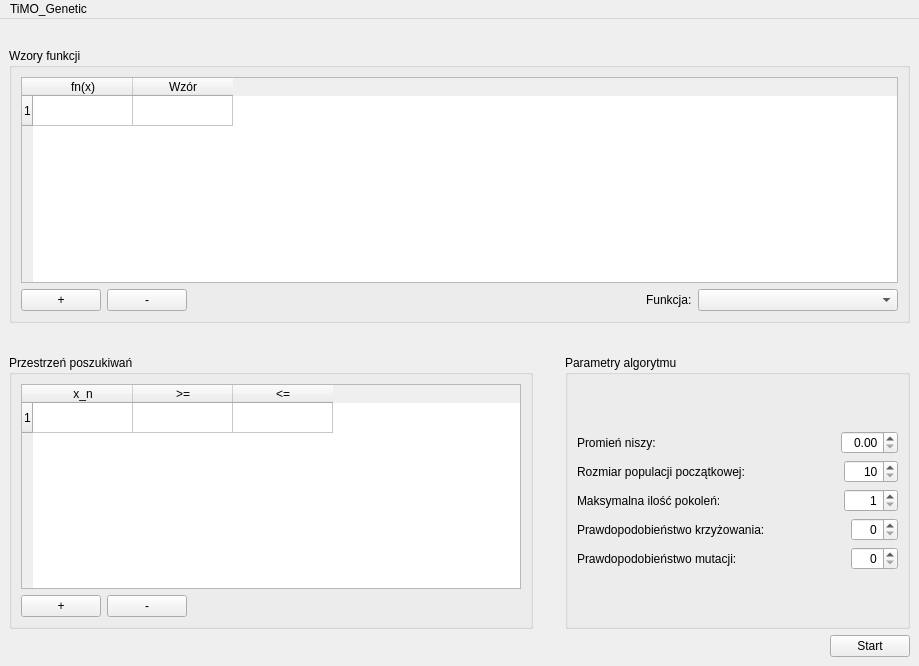
<?xml version="1.0" encoding="UTF-8"?>
<ui version="4.0">
 <class>MainWindow</class>
 <widget class="QMainWindow" name="MainWindow">
  <property name="geometry">
   <rect>
    <x>0</x>
    <y>0</y>
    <width>919</width>
    <height>666</height>
   </rect>
  </property>
  <property name="windowTitle">
   <string>TiMO NSGA</string>
  </property>
  <property name="windowIcon">
   <iconset>
    <normaloff>../png/dna.png</normaloff>../png/dna.png</iconset>
  </property>
  <widget class="QWidget" name="centralwidget">
   <layout class="QGridLayout" name="gridLayout_4">
    <item row="0" column="0">
     <spacer name="verticalSpacer_3">
      <property name="orientation">
       <enum>Qt::Vertical</enum>
      </property>
      <property name="sizeType">
       <enum>QSizePolicy::Fixed</enum>
      </property>
      <property name="sizeHint" stdset="0">
       <size>
        <width>20</width>
        <height>20</height>
       </size>
      </property>
     </spacer>
    </item>
    <item row="1" column="0" colspan="3">
     <widget class="QGroupBox" name="groupBox_2">
      <property name="title">
       <string>Wzory funkcji</string>
      </property>
      <layout class="QGridLayout" name="gridLayout_2">
       <item row="0" column="0">
        <layout class="QVBoxLayout" name="verticalLayout_2">
         <item>
          <widget class="QTableWidget" name="Functions_tableWidget">
           <property name="sizePolicy">
            <sizepolicy hsizetype="Expanding" vsizetype="Expanding">
             <horstretch>0</horstretch>
             <verstretch>0</verstretch>
            </sizepolicy>
           </property>
           <property name="minimumSize">
            <size>
             <width>500</width>
             <height>190</height>
            </size>
           </property>
           <property name="horizontalScrollBarPolicy">
            <enum>Qt::ScrollBarAsNeeded</enum>
           </property>
           <property name="sizeAdjustPolicy">
            <enum>QAbstractScrollArea::AdjustIgnored</enum>
           </property>
           <property name="rowCount">
            <number>1</number>
           </property>
           <attribute name="horizontalHeaderVisible">
            <bool>true</bool>
           </attribute>
           <attribute name="horizontalHeaderCascadingSectionResizes">
            <bool>false</bool>
           </attribute>
           <attribute name="horizontalHeaderHighlightSections">
            <bool>true</bool>
           </attribute>
           <attribute name="horizontalHeaderStretchLastSection">
            <bool>false</bool>
           </attribute>
           <attribute name="verticalHeaderVisible">
            <bool>true</bool>
           </attribute>
           <attribute name="verticalHeaderCascadingSectionResizes">
            <bool>false</bool>
           </attribute>
           <attribute name="verticalHeaderHighlightSections">
            <bool>true</bool>
           </attribute>
           <row/>
           <column>
            <property name="text">
             <string>fn(x)</string>
            </property>
           </column>
           <column>
            <property name="text">
             <string>Wzór</string>
            </property>
           </column>
           <item row="0" column="0">
            <property name="text">
             <string/>
            </property>
            <property name="flags">
             <set>ItemIsSelectable|ItemIsEditable|ItemIsDragEnabled|ItemIsDropEnabled|ItemIsUserCheckable|ItemIsEnabled|ItemIsTristate</set>
            </property>
           </item>
          </widget>
         </item>
         <item>
          <layout class="QHBoxLayout" name="horizontalLayout_7">
           <item>
            <widget class="QPushButton" name="Add_Function_pushButton">
             <property name="text">
              <string>+</string>
             </property>
            </widget>
           </item>
           <item>
            <widget class="QPushButton" name="Delete_Function_pushButton">
             <property name="text">
              <string>-</string>
             </property>
            </widget>
           </item>
           <item>
            <spacer name="horizontalSpacer_7">
             <property name="orientation">
              <enum>Qt::Horizontal</enum>
             </property>
             <property name="sizeHint" stdset="0">
              <size>
               <width>40</width>
               <height>20</height>
              </size>
             </property>
            </spacer>
           </item>
           <item>
            <layout class="QHBoxLayout" name="horizontalLayout_5">
             <item>
              <widget class="QLabel" name="Test_Function_label">
               <property name="maximumSize">
                <size>
                 <width>125</width>
                 <height>16777215</height>
                </size>
               </property>
               <property name="text">
                <string>Funkcja:</string>
               </property>
              </widget>
             </item>
             <item>
              <widget class="QComboBox" name="Test_Function_comboBox">
               <property name="minimumSize">
                <size>
                 <width>200</width>
                 <height>0</height>
                </size>
               </property>
               <property name="layoutDirection">
                <enum>Qt::LeftToRight</enum>
               </property>
               <property name="sizeAdjustPolicy">
                <enum>QComboBox::AdjustToContents</enum>
               </property>
              </widget>
             </item>
            </layout>
           </item>
          </layout>
         </item>
        </layout>
       </item>
      </layout>
     </widget>
    </item>
    <item row="2" column="0">
     <spacer name="verticalSpacer">
      <property name="orientation">
       <enum>Qt::Vertical</enum>
      </property>
      <property name="sizeType">
       <enum>QSizePolicy::Fixed</enum>
      </property>
      <property name="sizeHint" stdset="0">
       <size>
        <width>20</width>
        <height>20</height>
       </size>
      </property>
     </spacer>
    </item>
    <item row="3" column="0">
     <widget class="QGroupBox" name="groupBox_3">
      <property name="title">
       <string>Przestrzeń poszukiwań</string>
      </property>
      <layout class="QGridLayout" name="gridLayout_3">
       <item row="0" column="0">
        <layout class="QVBoxLayout" name="verticalLayout_3">
         <item>
          <widget class="QTableWidget" name="Variables_tableWidget">
           <property name="minimumSize">
            <size>
             <width>500</width>
             <height>190</height>
            </size>
           </property>
           <attribute name="horizontalHeaderStretchLastSection">
            <bool>false</bool>
           </attribute>
           <row>
            <property name="text">
             <string>1</string>
            </property>
           </row>
           <column>
            <property name="text">
             <string>x_n</string>
            </property>
           </column>
           <column>
            <property name="text">
             <string>&gt;=</string>
            </property>
           </column>
           <column>
            <property name="text">
             <string>&lt;=</string>
            </property>
           </column>
          </widget>
         </item>
         <item>
          <layout class="QHBoxLayout" name="horizontalLayout_8">
           <item>
            <widget class="QPushButton" name="Add_Variable_pushButton">
             <property name="text">
              <string>+</string>
             </property>
            </widget>
           </item>
           <item>
            <widget class="QPushButton" name="Delete_Variable_pushButton">
             <property name="text">
              <string>-</string>
             </property>
            </widget>
           </item>
           <item>
            <spacer name="horizontalSpacer_8">
             <property name="orientation">
              <enum>Qt::Horizontal</enum>
             </property>
             <property name="sizeHint" stdset="0">
              <size>
               <width>40</width>
               <height>20</height>
              </size>
             </property>
            </spacer>
           </item>
          </layout>
         </item>
        </layout>
       </item>
      </layout>
     </widget>
    </item>
    <item row="4" column="0" colspan="3">
     <layout class="QHBoxLayout" name="horizontalLayout_9">
      <item>
       <spacer name="horizontalSpacer_2">
        <property name="orientation">
         <enum>Qt::Horizontal</enum>
        </property>
        <property name="sizeHint" stdset="0">
         <size>
          <width>40</width>
          <height>20</height>
         </size>
        </property>
       </spacer>
      </item>
      <item>
       <widget class="QPushButton" name="Algorithm_Start_pushButton">
        <property name="maximumSize">
         <size>
          <width>100</width>
          <height>16777215</height>
         </size>
        </property>
        <property name="text">
         <string>Start</string>
        </property>
       </widget>
      </item>
     </layout>
    </item>
    <item row="2" column="1" rowspan="2">
     <spacer name="horizontalSpacer_10">
      <property name="orientation">
       <enum>Qt::Horizontal</enum>
      </property>
      <property name="sizeType">
       <enum>QSizePolicy::Fixed</enum>
      </property>
      <property name="sizeHint" stdset="0">
       <size>
        <width>20</width>
        <height>226</height>
       </size>
      </property>
     </spacer>
    </item>
    <item row="3" column="2">
     <widget class="QGroupBox" name="groupBox">
      <property name="maximumSize">
       <size>
        <width>400</width>
        <height>16777215</height>
       </size>
      </property>
      <property name="title">
       <string>Parametry algorytmu</string>
      </property>
      <layout class="QGridLayout" name="gridLayout">
       <item row="0" column="0">
        <layout class="QVBoxLayout" name="verticalLayout">
         <item>
          <layout class="QHBoxLayout" name="horizontalLayout_10">
           <item>
            <widget class="QLabel" name="label">
             <property name="text">
              <string>Promień niszy:</string>
             </property>
            </widget>
           </item>
           <item>
            <spacer name="horizontalSpacer_9">
             <property name="orientation">
              <enum>Qt::Horizontal</enum>
             </property>
             <property name="sizeHint" stdset="0">
              <size>
               <width>40</width>
               <height>20</height>
              </size>
             </property>
            </spacer>
           </item>
           <item>
            <widget class="QDoubleSpinBox" name="Radius_doubleSpinBox">
             <property name="alignment">
              <set>Qt::AlignRight|Qt::AlignTrailing|Qt::AlignVCenter</set>
             </property>
            </widget>
           </item>
          </layout>
         </item>
         <item>
          <layout class="QHBoxLayout" name="horizontalLayout_2">
           <item>
            <widget class="QLabel" name="Population_Size_label">
             <property name="text">
              <string>Rozmiar populacji początkowej:</string>
             </property>
            </widget>
           </item>
           <item>
            <spacer name="horizontalSpacer_3">
             <property name="orientation">
              <enum>Qt::Horizontal</enum>
             </property>
             <property name="sizeType">
              <enum>QSizePolicy::Expanding</enum>
             </property>
             <property name="sizeHint" stdset="0">
              <size>
               <width>40</width>
               <height>20</height>
              </size>
             </property>
            </spacer>
           </item>
           <item>
            <widget class="QSpinBox" name="Population_Size_spinBox">
             <property name="alignment">
              <set>Qt::AlignRight|Qt::AlignTrailing|Qt::AlignVCenter</set>
             </property>
             <property name="minimum">
              <number>10</number>
             </property>
             <property name="maximum">
              <number>9999</number>
             </property>
            </widget>
           </item>
          </layout>
         </item>
         <item>
          <layout class="QHBoxLayout" name="horizontalLayout">
           <item>
            <widget class="QLabel" name="Max_Population_Number_label">
             <property name="text">
              <string>Maksymalna ilość pokoleń:</string>
             </property>
            </widget>
           </item>
           <item>
            <spacer name="horizontalSpacer_4">
             <property name="orientation">
              <enum>Qt::Horizontal</enum>
             </property>
             <property name="sizeHint" stdset="0">
              <size>
               <width>40</width>
               <height>20</height>
              </size>
             </property>
            </spacer>
           </item>
           <item>
            <widget class="QSpinBox" name="Max_Population_Number_spinBox">
             <property name="alignment">
              <set>Qt::AlignRight|Qt::AlignTrailing|Qt::AlignVCenter</set>
             </property>
             <property name="minimum">
              <number>1</number>
             </property>
             <property name="maximum">
              <number>9999</number>
             </property>
            </widget>
           </item>
          </layout>
         </item>
         <item>
          <layout class="QHBoxLayout" name="horizontalLayout_3">
           <item>
            <widget class="QLabel" name="Crossing_Probability_label">
             <property name="text">
              <string>Prawdopodobieństwo krzyżowania:</string>
             </property>
            </widget>
           </item>
           <item>
            <spacer name="horizontalSpacer_5">
             <property name="orientation">
              <enum>Qt::Horizontal</enum>
             </property>
             <property name="sizeHint" stdset="0">
              <size>
               <width>40</width>
               <height>20</height>
              </size>
             </property>
            </spacer>
           </item>
           <item>
            <widget class="QSpinBox" name="Crossing_Probability_spinBox">
             <property name="alignment">
              <set>Qt::AlignRight|Qt::AlignTrailing|Qt::AlignVCenter</set>
             </property>
             <property name="maximum">
              <number>100</number>
             </property>
            </widget>
           </item>
          </layout>
         </item>
         <item>
          <layout class="QHBoxLayout" name="horizontalLayout_4">
           <item>
            <widget class="QLabel" name="Mutation_Probability_label">
             <property name="text">
              <string>Prawdopodobieństwo mutacji:</string>
             </property>
            </widget>
           </item>
           <item>
            <spacer name="horizontalSpacer_6">
             <property name="orientation">
              <enum>Qt::Horizontal</enum>
             </property>
             <property name="sizeHint" stdset="0">
              <size>
               <width>40</width>
               <height>20</height>
              </size>
             </property>
            </spacer>
           </item>
           <item>
            <widget class="QSpinBox" name="Mutation_Probability_spinBox">
             <property name="alignment">
              <set>Qt::AlignRight|Qt::AlignTrailing|Qt::AlignVCenter</set>
             </property>
             <property name="maximum">
              <number>100</number>
             </property>
            </widget>
           </item>
          </layout>
         </item>
        </layout>
       </item>
      </layout>
     </widget>
    </item>
   </layout>
  </widget>
  <widget class="QMenuBar" name="menubar">
   <property name="geometry">
    <rect>
     <x>0</x>
     <y>0</y>
     <width>919</width>
     <height>22</height>
    </rect>
   </property>
   <widget class="QMenu" name="menuTiMO_Genetic">
    <property name="title">
     <string>TiMO_Genetic</string>
    </property>
    <addaction name="actionO_Programie"/>
    <addaction name="actionInstrukcja"/>
   </widget>
   <addaction name="menuTiMO_Genetic"/>
  </widget>
  <action name="actionO_Programie">
   <property name="text">
    <string>O Programie</string>
   </property>
  </action>
  <action name="actionInstrukcja">
   <property name="text">
    <string>Instrukcja</string>
   </property>
  </action>
 </widget>
 <resources/>
 <connections/>
</ui>
